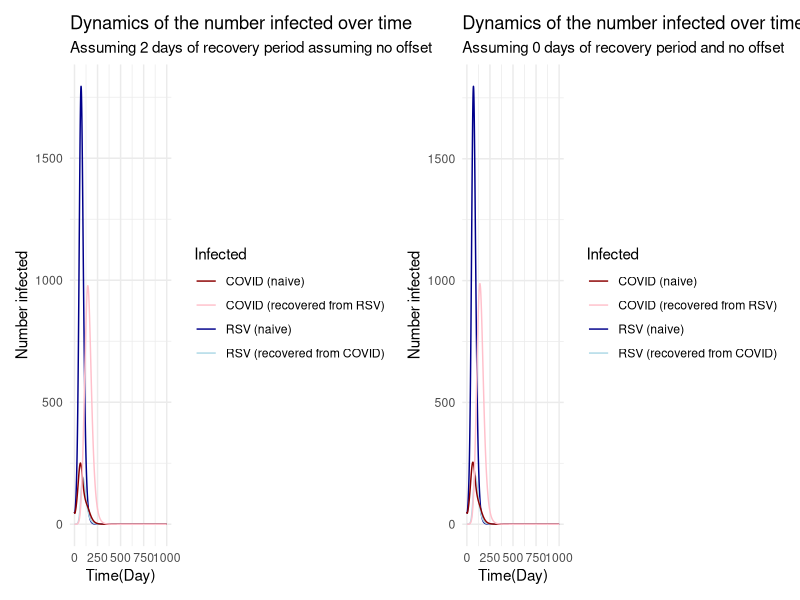
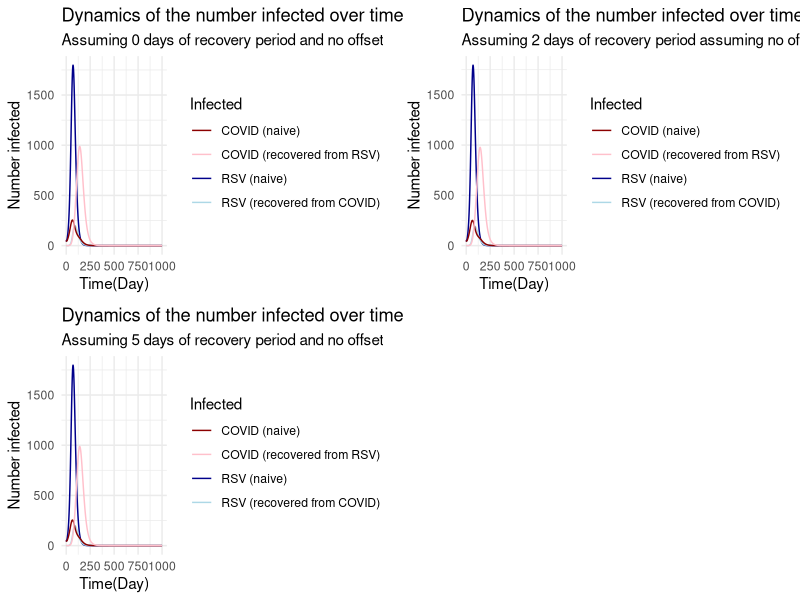
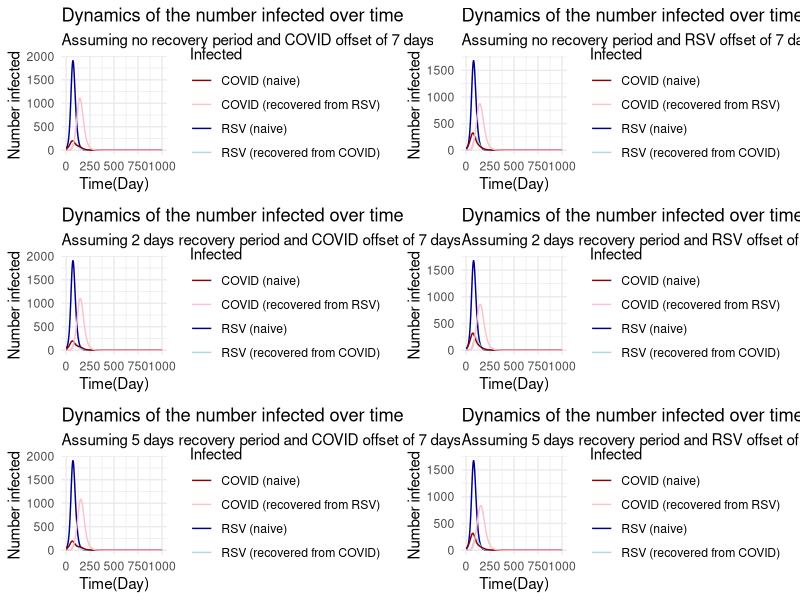
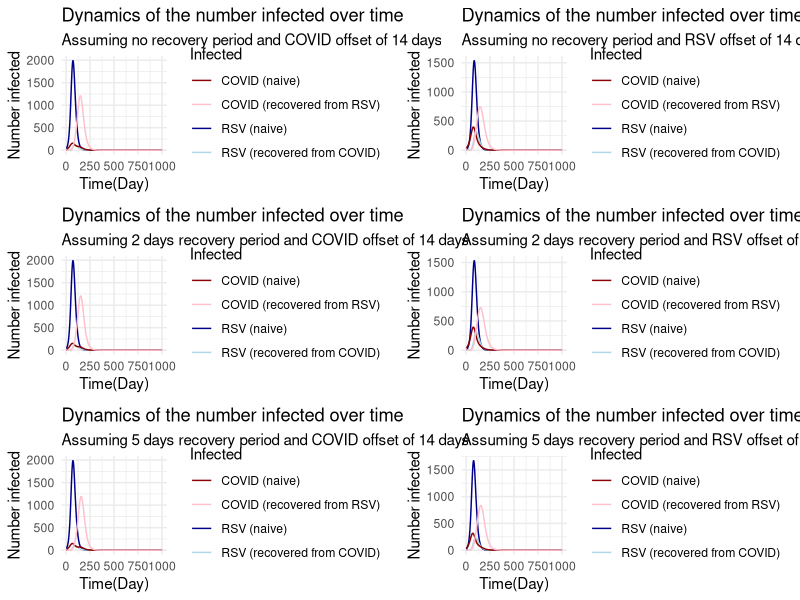

These charts were generated, in order, by the following R code:
#ODE Solver 
library(deSolve)
library(ggplot2)
library(patchwork)
library(ggpubr)


# Model
Two_Infection <- function(t, state, parameters){
  
  with(as.list(c(state,parameters)),{
    #rate of change
    dS  = -beta_1*S*(I_1 + I_21) - beta_2*S*(I_2 + I_12)
    dE_1 = beta_1*S*(I_1 + I_21) - kappa_1*E_1 
    dE_2 = beta_2*S*(I_2 + I_12) - kappa_1*E_2
    dI_1 = kappa_1*E_1 - delta_1*I_1
    dI_2 = kappa_2*E_2 - delta_2*I_2
    dR_1 = delta_1*I_1 - eta_1*R_1 
    dR_2 = delta_2*I_2 - eta_2*R_2
    dS_12 = -beta_2*S_12*(I_2 + I_12) + eta_1*R_1
    dS_21 = -beta_1*S_21*(I_1 + I_21) + eta_2*R_2
    dE_12 = beta_2*S_12*(I_2 + I_12) - kappa_2*E_12
    dE_21 = beta_1*S_21*(I_1 + I_21) - kappa_1*E_21
    dI_12 = kappa_2*E_12 - delta_2*I_12
    dI_21 = kappa_1*E_21 - delta_1*I_21
    dR = delta_1*I_21 + delta_2*I_12
    
    return(list(c(dS, dE_1, dE_2, dI_1, dI_2, dR_1, dR_2,
                  dS_12, dS_21, dE_12, dE_21, dI_12, dI_21, dR)))
    
  })
}

times <- seq(0, 1000, by = 0.01)

# Scenario 1: with viral interference, both start at same time (Recovery period = 2 days; eta_1 = eta_2 = 0.5)
# Parameters
# Initial values
state <- c(S=10000, E_1=0, E_2=0, I_1=50, I_2=50, R_1=0, R_2=0, 
           S_12=0, S_21=0, E_12=0, E_21=0, I_12=0, I_21=0, R=0)

N =  sum(state)
parameters <- list(beta_1=3.0*0.07142857/N, beta_2=2.7*0.07142857/N, kappa_1=0.2, kappa_2=0.1481481, 
                   delta_1=0.07142857, delta_2=0.07142857, eta_1=0.5, eta_2=0.5)


# Model outputs
output<- ode(y = state, times = times, func = Two_Infection, parms = parameters)
df1 <- as.data.frame(output)
df1 <- df1 %>%
  mutate(total_I_1 = I_1 + I_21,
         total_I_2 = I_2 + I_12)

# Plot
## Plot function
plot_I <- function(data){
  ggplot() +
    geom_line(data=data, aes(x=time, y=I_1, col="RSV (naive)")) +
    geom_line(data=data, aes(x=time, y=I_21, col="RSV (recovered from COVID)")) +
    geom_line(data=data, aes(x=time, y=I_2, col="COVID (naive)")) +
    geom_line(data=data, aes(x=time, y=I_12, col="COVID (recovered from RSV)")) +
    scale_color_manual(name = "Infected", 
                       values = c("RSV (naive)" = "darkblue", 
                                  "RSV (recovered from COVID)" = "lightblue",
                                  "COVID (naive)" = "darkred", 
                                  "COVID (recovered from RSV)" = "pink")) +
  
    theme_minimal() +
    labs(title = "Dynamics of the number infected over time",
         y = "Number infected",
         x = "Time(Day)")
}

## Plot scenario 1
p1 <- plot_I(data = df1) + 
  labs(subtitle = "Assuming 2 days of recovery period assuming no offset")

# Scenario 2: no viral interference (Recovery period = 0 days; eta_1 = eta_2 = 1000)

state_2 <- c(S=10000, E_1=0, E_2=0, I_1=50, I_2=50, R_1=0, R_2=0, 
           S_12=0, S_21=0, E_12=0, E_21=0, I_12=0, I_21=0, R=0)

N =  sum(state_2)
par2 <- list(beta_1=3.0*0.07142857/N, beta_2=2.7*0.07142857/N, kappa_1=0.2, kappa_2=0.1481481, 
                   delta_1=0.07142857, delta_2=0.07142857, eta_1 = 1000, eta_2=1000)

output_2 <- ode(y = state, times = times, func = Two_Infection, parms = par2)
df2 <- as.data.frame(output_2)
df2 <- df2 %>%
  mutate(total_I_1 = I_1 + I_21,
         total_I_2 = I_2 + I_12)

## Plot scenario 2
p2 <- plot_I(data = df2) + 
  labs(subtitle = "Assuming 0 days of recovery period and no offset")

plots_to_save <- p1 + p2
ggsave("Figures/Dynamics_hypothetical.png", plot = plots_to_save, width=11, height=4, dpi=300)#ODE Solver 

# Scenario 3: No offset Extended viral interference (Recovery period = 5 days; eta_1 = eta_2 = .2)

state_3 <- c(S=10000, E_1=0, E_2=0, I_1=50, I_2=50, R_1=0, R_2=0, 
             S_12=0, S_21=0, E_12=0, E_21=0, I_12=0, I_21=0, R=0)

N =  sum(state_3)
par3 <- list(beta_1=3.0*0.07142857/N, beta_2=2.7*0.07142857/N, kappa_1=0.2, kappa_2=0.1481481, 
             delta_1=0.07142857, delta_2=0.07142857, eta_1 = .2, eta_2=.2)

output_3 <- ode(y = state, times = times, func = Two_Infection, parms = par3)
df3 <- as.data.frame(output_2)
df3 <- df3 %>%
  mutate(total_I_1 = I_1 + I_21,
         total_I_2 = I_2 + I_12)

## Plot scenario 3
p3 <- plot_I(data = df3) + 
  labs(subtitle = "Assuming 5 days of recovery period and no offset")

plots_to_save <- ggarrange(p2, p1, p3, ncol = 2, nrow =2)
ggsave("Figures/Dynamics_hypothetical_no_offset.png", plot = plots_to_save, width=11, height=4, dpi=300)#ODE Solver 


##Offset 7 days 

#Offset COVID 7 days, recovery = 0 days (eta1 = eta 2 = 1000) 


state <- c(S=10000, E_1=0, E_2=0, I_1=50, I_2=0, R_1=0, R_2=0, 
           S_12=0, S_21=0, E_12=0, E_21=0, I_12=0, I_21=0, R=0)

N =  sum(state)#should be sum of original state or post RSV?
parameters <- list(beta_1=3.0*0.07142857/N, beta_2=2.7*0.07142857/N, kappa_1=0.2, kappa_2=0.1481481, 
                   delta_1=0.07142857, delta_2=0.07142857, eta_1=1000, eta_2=1000)

times = seq(1,1000)

#RSV offset
tau_1 = 0  
#COVID offset
tau_2 = 7
output_offset <- matrix(NA, nrow = length(times), ncol = length(state))
colnames(output_offset) <- names(state)
output_offset[1,] <- state


for(i in 1:length(times)-1){
  
  if (i == tau_1){
    state["I_1"] <-50
    output <- ode(y = state, times = seq(0,1, by = .1), func = Two_Infection, parms = parameters)
  } else if (i == tau_2){
    state["I_2"] <-50
    output <- ode(y = state, times = seq(0,1, by = .1), func = Two_Infection, parms = parameters)
  } else {
    output <- ode(y = state, times = seq(0,1, by = .1), func = Two_Infection, parms = parameters)
  }
  #update state 
  state <- output %>% as.data.frame() 
  state <- output[11,2:15]
  output_offset[i+1,] <- state
  
}
 
# Model outputs
df1_RSV <- as.data.frame(output_offset)
df1_RSV <- df1_RSV %>%
  mutate(total_I_1 = I_1 + I_21,
         total_I_2 = I_2 + I_12) %>% mutate(time = times)

p1_RSV <- plot_I(data = df1_RSV) + 
  labs(subtitle = "Assuming no recovery period and COVID offset of 7 days")


#Offset RSV 7 days, recovery = 0 days (eta1 = eta 2 = 1000) 


state <- c(S=10000, E_1=0, E_2=0, I_1=0, I_2=50, R_1=0, R_2=0, 
           S_12=0, S_21=0, E_12=0, E_21=0, I_12=0, I_21=0, R=0)

N =  sum(state)#should be sum of original state or post RSV?
parameters <- list(beta_1=3.0*0.07142857/N, beta_2=2.7*0.07142857/N, kappa_1=0.2, kappa_2=0.1481481, 
                   delta_1=0.07142857, delta_2=0.07142857, eta_1=1000, eta_2=1000)

times = seq(1,1000)

#RSV offset
tau_1 = 7  
#COVID offset
tau_2 = 0
output_offset <- matrix(NA, nrow = length(times), ncol = length(state))
colnames(output_offset) <- names(state)
output_offset[1,] <- state


for(i in 1:length(times)-1){
  
  if (i == tau_1){
    state["I_1"] <-50
    output <- ode(y = state, times = seq(0,1, by = .1), func = Two_Infection, parms = parameters)
  } else if (i == tau_2){
    state["I_2"] <-50
    output <- ode(y = state, times = seq(0,1, by = .1), func = Two_Infection, parms = parameters)
  } else {
    output <- ode(y = state, times = seq(0,1, by = .1), func = Two_Infection, parms = parameters)
  }
  #update state 
  state <- output %>% as.data.frame() 
  state <- output[11,2:15]
  output_offset[i+1,] <- state
  
}

# Model outputs
df1_COVID <- as.data.frame(output_offset)
df1_COVID <- df1_COVID %>%
  mutate(total_I_1 = I_1 + I_21,
         total_I_2 = I_2 + I_12) %>% mutate(time = times)

p1_COVID <- plot_I(data = df1_COVID) + 
  labs(subtitle = "Assuming no recovery period and RSV offset of 7 days")


#Offset COVID 7 days, recovery = 2 days (eta1 = eta 2 = .5) 


state <- c(S=10000, E_1=0, E_2=0, I_1=50, I_2=0, R_1=0, R_2=0, 
           S_12=0, S_21=0, E_12=0, E_21=0, I_12=0, I_21=0, R=0)

N =  sum(state)#should be sum of original state or post RSV?
parameters <- list(beta_1=3.0*0.07142857/N, beta_2=2.7*0.07142857/N, kappa_1=0.2, kappa_2=0.1481481, 
                   delta_1=0.07142857, delta_2=0.07142857, eta_1=.5, eta_2=.5)

times = seq(1,1000)

#RSV offset
tau_1 = 0
#COVID offset
tau_2 = 7
output_offset <- matrix(NA, nrow = length(times), ncol = length(state))
colnames(output_offset) <- names(state)
output_offset[1,] <- state


for(i in 1:length(times)-1){
  
  if (i == tau_1){
    state["I_1"] <-50
    output <- ode(y = state, times = seq(0,1, by = .1), func = Two_Infection, parms = parameters)
  } else if (i == tau_2){
    state["I_2"] <-50
    output <- ode(y = state, times = seq(0,1, by = .1), func = Two_Infection, parms = parameters)
  } else {
    output <- ode(y = state, times = seq(0,1, by = .1), func = Two_Infection, parms = parameters)
  }
  #update state 
  state <- output %>% as.data.frame() 
  state <- output[11,2:15]
  output_offset[i+1,] <- state
  
}

# Model outputs
df2_RSV <- as.data.frame(output_offset)
df2_RSV <- df2_RSV %>%
  mutate(total_I_1 = I_1 + I_21,
         total_I_2 = I_2 + I_12) %>% mutate(time = times)

p2_RSV <- plot_I(data = df2_RSV) + 
  labs(subtitle = "Assuming 2 days recovery period and COVID offset of 7 days")


#Offset RSV 7 days, recovery = 2 days (eta1 = eta 2 = .5) 


state <- c(S=10000, E_1=0, E_2=0, I_1=0, I_2=50, R_1=0, R_2=0, 
           S_12=0, S_21=0, E_12=0, E_21=0, I_12=0, I_21=0, R=0)

N =  sum(state)#should be sum of original state or post RSV?
parameters <- list(beta_1=3.0*0.07142857/N, beta_2=2.7*0.07142857/N, kappa_1=0.2, kappa_2=0.1481481, 
                   delta_1=0.07142857, delta_2=0.07142857, eta_1=.5, eta_2=.5)

times = seq(1,1000)

#RSV offset
tau_1 = 7
#COVID offset
tau_2 = 0
output_offset <- matrix(NA, nrow = length(times), ncol = length(state))
colnames(output_offset) <- names(state)
output_offset[1,] <- state


for(i in 1:length(times)-1){
  
  if (i == tau_1){
    state["I_1"] <-50
    output <- ode(y = state, times = seq(0,1, by = .1), func = Two_Infection, parms = parameters)
  } else if (i == tau_2){
    state["I_2"] <-50
    output <- ode(y = state, times = seq(0,1, by = .1), func = Two_Infection, parms = parameters)
  } else {
    output <- ode(y = state, times = seq(0,1, by = .1), func = Two_Infection, parms = parameters)
  }
  #update state 
  state <- output %>% as.data.frame() 
  state <- output[11,2:15]
  output_offset[i+1,] <- state
  
}

# Model outputs
df2_COVID  <- as.data.frame(output_offset)
df2_COVID <- df2_COVID %>%
  mutate(total_I_1 = I_1 + I_21,
         total_I_2 = I_2 + I_12) %>% mutate(time = times)

p2_COVID <- plot_I(data = df2_COVID) + 
  labs(subtitle = "Assuming 2 days recovery period and RSV offset of 7 days")

#Offset COVID 7 days, recovery = 5 days (eta1 = eta 2 = .2) 


state <- c(S=10000, E_1=0, E_2=0, I_1=50, I_2=0, R_1=0, R_2=0, 
           S_12=0, S_21=0, E_12=0, E_21=0, I_12=0, I_21=0, R=0)

N =  sum(state)#should be sum of original state or post RSV?
parameters <- list(beta_1=3.0*0.07142857/N, beta_2=2.7*0.07142857/N, kappa_1=0.2, kappa_2=0.1481481, 
                   delta_1=0.07142857, delta_2=0.07142857, eta_1=.2, eta_2=.2)

times = seq(1,1000)

#RSV offset
tau_1 = 0
#COVID offset
tau_2 = 7
output_offset <- matrix(NA, nrow = length(times), ncol = length(state))
colnames(output_offset) <- names(state)
output_offset[1,] <- state


for(i in 1:length(times)-1){
  
  if (i == tau_1){
    state["I_1"] <-50
    output <- ode(y = state, times = seq(0,1, by = .1), func = Two_Infection, parms = parameters)
  } else if (i == tau_2){
    state["I_2"] <-50
    output <- ode(y = state, times = seq(0,1, by = .1), func = Two_Infection, parms = parameters)
  } else {
    output <- ode(y = state, times = seq(0,1, by = .1), func = Two_Infection, parms = parameters)
  }
  #update state 
  state <- output %>% as.data.frame() 
  state <- output[11,2:15]
  output_offset[i+1,] <- state
  
}

# Model outputs
df3_RSV <- as.data.frame(output_offset)
df3_RSV <- df3_RSV %>%
  mutate(total_I_1 = I_1 + I_21,
         total_I_2 = I_2 + I_12) %>% mutate(time = times)

p3_RSV <- plot_I(data = df3_RSV) + 
  labs(subtitle = "Assuming 5 days recovery period and COVID offset of 7 days")

#Offset RSV 7 days, recovery = 5 days (eta1 = eta 2 = .2) 


state <- c(S=10000, E_1=0, E_2=0, I_1=0, I_2=50, R_1=0, R_2=0, 
           S_12=0, S_21=0, E_12=0, E_21=0, I_12=0, I_21=0, R=0)

N =  sum(state)#should be sum of original state or post RSV?
parameters <- list(beta_1=3.0*0.07142857/N, beta_2=2.7*0.07142857/N, kappa_1=0.2, kappa_2=0.1481481, 
                   delta_1=0.07142857, delta_2=0.07142857, eta_1=.2, eta_2=.2)

times = seq(1,1000)

#RSV offset
tau_1 = 7
#COVID offset
tau_2 = 0
output_offset <- matrix(NA, nrow = length(times), ncol = length(state))
colnames(output_offset) <- names(state)
output_offset[1,] <- state


for(i in 1:length(times)-1){
  
  if (i == tau_1){
    state["I_1"] <-50
    output <- ode(y = state, times = seq(0,1, by = .1), func = Two_Infection, parms = parameters)
  } else if (i == tau_2){
    state["I_2"] <-50
    output <- ode(y = state, times = seq(0,1, by = .1), func = Two_Infection, parms = parameters)
  } else {
    output <- ode(y = state, times = seq(0,1, by = .1), func = Two_Infection, parms = parameters)
  }
  #update state 
  state <- output %>% as.data.frame() 
  state <- output[11,2:15]
  output_offset[i+1,] <- state
  
}

# Model outputs
df3_COVID <- as.data.frame(output_offset)
df3_COVID <- df3_COVID %>%
  mutate(total_I_1 = I_1 + I_21,
         total_I_2 = I_2 + I_12) %>% mutate(time = times)

p3_COVID <- plot_I(data = df3_COVID) + 
  labs(subtitle = "Assuming 5 days recovery period and RSV offset of 7 days")


plots_to_save <-ggarrange(p1_RSV,p1_COVID,p2_RSV,p2_COVID,p3_RSV,p3_COVID,ncol = 2, nrow = 3)
ggsave("Figures/Dynamics_hypothetical_7day_offset.png", plot = plots_to_save, width=15, height=12, dpi=300)


##Offset 14 days 

#Offset COVID 14 days, recovery = 0 days (eta1 = eta 2 = 1000) 


state <- c(S=10000, E_1=0, E_2=0, I_1=50, I_2=0, R_1=0, R_2=0, 
           S_12=0, S_21=0, E_12=0, E_21=0, I_12=0, I_21=0, R=0)

N =  sum(state)#should be sum of original state or post RSV?
parameters <- list(beta_1=3.0*0.07142857/N, beta_2=2.7*0.07142857/N, kappa_1=0.2, kappa_2=0.1481481, 
                   delta_1=0.07142857, delta_2=0.07142857, eta_1=1000, eta_2=1000)

times = seq(1,1000)

#RSV offset
tau_1 = 0  
#COVID offset
tau_2 = 14
output_offset <- matrix(NA, nrow = length(times), ncol = length(state))
colnames(output_offset) <- names(state)
output_offset[1,] <- state


for(i in 1:length(times)-1){
  
  if (i == tau_1){
    state["I_1"] <-50
    output <- ode(y = state, times = seq(0,1, by = .1), func = Two_Infection, parms = parameters)
  } else if (i == tau_2){
    state["I_2"] <-50
    output <- ode(y = state, times = seq(0,1, by = .1), func = Two_Infection, parms = parameters)
  } else {
    output <- ode(y = state, times = seq(0,1, by = .1), func = Two_Infection, parms = parameters)
  }
  #update state 
  state <- output %>% as.data.frame() 
  state <- output[11,2:15]
  output_offset[i+1,] <- state
  
}

# Model outputs
df1_RSV <- as.data.frame(output_offset)
df1_RSV <- df1_RSV %>%
  mutate(total_I_1 = I_1 + I_21,
         total_I_2 = I_2 + I_12) %>% mutate(time = times)

p1_RSV <- plot_I(data = df1_RSV) + 
  labs(subtitle = "Assuming no recovery period and COVID offset of 14 days")


#Offset RSV 14 days, recovery = 0 days (eta1 = eta 2 = 1000) 


state <- c(S=10000, E_1=0, E_2=0, I_1=0, I_2=50, R_1=0, R_2=0, 
           S_12=0, S_21=0, E_12=0, E_21=0, I_12=0, I_21=0, R=0)

N =  sum(state)#should be sum of original state or post RSV?
parameters <- list(beta_1=3.0*0.07142857/N, beta_2=2.7*0.07142857/N, kappa_1=0.2, kappa_2=0.1481481, 
                   delta_1=0.07142857, delta_2=0.07142857, eta_1=1000, eta_2=1000)

times = seq(1,1000)

#RSV offset
tau_1 = 14  
#COVID offset
tau_2 = 0
output_offset <- matrix(NA, nrow = length(times), ncol = length(state))
colnames(output_offset) <- names(state)
output_offset[1,] <- state


for(i in 1:length(times)-1){
  
  if (i == tau_1){
    state["I_1"] <-50
    output <- ode(y = state, times = seq(0,1, by = .1), func = Two_Infection, parms = parameters)
  } else if (i == tau_2){
    state["I_2"] <-50
    output <- ode(y = state, times = seq(0,1, by = .1), func = Two_Infection, parms = parameters)
  } else {
    output <- ode(y = state, times = seq(0,1, by = .1), func = Two_Infection, parms = parameters)
  }
  #update state 
  state <- output %>% as.data.frame() 
  state <- output[11,2:15]
  output_offset[i+1,] <- state
  
}

# Model outputs
df1_COVID <- as.data.frame(output_offset)
df1_COVID <- df1_COVID %>%
  mutate(total_I_1 = I_1 + I_21,
         total_I_2 = I_2 + I_12) %>% mutate(time = times)

p1_COVID <- plot_I(data = df1_COVID) + 
  labs(subtitle = "Assuming no recovery period and RSV offset of 14 days")


#Offset COVID 14 days, recovery = 2 days (eta1 = eta 2 = .5) 


state <- c(S=10000, E_1=0, E_2=0, I_1=50, I_2=0, R_1=0, R_2=0, 
           S_12=0, S_21=0, E_12=0, E_21=0, I_12=0, I_21=0, R=0)

N =  sum(state)#should be sum of original state or post RSV?
parameters <- list(beta_1=3.0*0.07142857/N, beta_2=2.7*0.07142857/N, kappa_1=0.2, kappa_2=0.1481481, 
                   delta_1=0.07142857, delta_2=0.07142857, eta_1=.5, eta_2=.5)

times = seq(1,1000)

#RSV offset
tau_1 = 0
#COVID offset
tau_2 = 14
output_offset <- matrix(NA, nrow = length(times), ncol = length(state))
colnames(output_offset) <- names(state)
output_offset[1,] <- state


for(i in 1:length(times)-1){
  
  if (i == tau_1){
    state["I_1"] <-50
    output <- ode(y = state, times = seq(0,1, by = .1), func = Two_Infection, parms = parameters)
  } else if (i == tau_2){
    state["I_2"] <-50
    output <- ode(y = state, times = seq(0,1, by = .1), func = Two_Infection, parms = parameters)
  } else {
    output <- ode(y = state, times = seq(0,1, by = .1), func = Two_Infection, parms = parameters)
  }
  #update state 
  state <- output %>% as.data.frame() 
  state <- output[11,2:15]
  output_offset[i+1,] <- state
  
}

# Model outputs
df2_RSV <- as.data.frame(output_offset)
df2_RSV <- df2_RSV %>%
  mutate(total_I_1 = I_1 + I_21,
         total_I_2 = I_2 + I_12) %>% mutate(time = times)

p2_RSV <- plot_I(data = df2_RSV) + 
  labs(subtitle = "Assuming 2 days recovery period and COVID offset of 14 days")


#Offset RSV 14 days, recovery = 2 days (eta1 = eta 2 = .5) 


state <- c(S=10000, E_1=0, E_2=0, I_1=0, I_2=50, R_1=0, R_2=0, 
           S_12=0, S_21=0, E_12=0, E_21=0, I_12=0, I_21=0, R=0)

N =  sum(state)#should be sum of original state or post RSV?
parameters <- list(beta_1=3.0*0.07142857/N, beta_2=2.7*0.07142857/N, kappa_1=0.2, kappa_2=0.1481481, 
                   delta_1=0.07142857, delta_2=0.07142857, eta_1=.5, eta_2=.5)

times = seq(1,1000)

#RSV offset
tau_1 = 14
#COVID offset
tau_2 = 0
output_offset <- matrix(NA, nrow = length(times), ncol = length(state))
colnames(output_offset) <- names(state)
output_offset[1,] <- state


for(i in 1:length(times)-1){
  
  if (i == tau_1){
    state["I_1"] <-50
    output <- ode(y = state, times = seq(0,1, by = .1), func = Two_Infection, parms = parameters)
  } else if (i == tau_2){
    state["I_2"] <-50
    output <- ode(y = state, times = seq(0,1, by = .1), func = Two_Infection, parms = parameters)
  } else {
    output <- ode(y = state, times = seq(0,1, by = .1), func = Two_Infection, parms = parameters)
  }
  #update state 
  state <- output %>% as.data.frame() 
  state <- output[11,2:15]
  output_offset[i+1,] <- state
  
}

# Model outputs
df2_COVID  <- as.data.frame(output_offset)
df2_COVID <- df2_COVID %>%
  mutate(total_I_1 = I_1 + I_21,
         total_I_2 = I_2 + I_12) %>% mutate(time = times)

p2_COVID <- plot_I(data = df2_COVID) + 
  labs(subtitle = "Assuming 2 days recovery period and RSV offset of 14 days")

#Offset COVID 7 days, recovery = 5 days (eta1 = eta 2 = .2) 


state <- c(S=10000, E_1=0, E_2=0, I_1=50, I_2=0, R_1=0, R_2=0, 
           S_12=0, S_21=0, E_12=0, E_21=0, I_12=0, I_21=0, R=0)

N =  sum(state)#should be sum of original state or post RSV?
parameters <- list(beta_1=3.0*0.07142857/N, beta_2=2.7*0.07142857/N, kappa_1=0.2, kappa_2=0.1481481, 
                   delta_1=0.07142857, delta_2=0.07142857, eta_1=.2, eta_2=.2)

times = seq(1,1000)

#RSV offset
tau_1 = 0
#COVID offset
tau_2 = 14
output_offset <- matrix(NA, nrow = length(times), ncol = length(state))
colnames(output_offset) <- names(state)
output_offset[1,] <- state


for(i in 1:length(times)-1){
  
  if (i == tau_1){
    state["I_1"] <-50
    output <- ode(y = state, times = seq(0,1, by = .1), func = Two_Infection, parms = parameters)
  } else if (i == tau_2){
    state["I_2"] <-50
    output <- ode(y = state, times = seq(0,1, by = .1), func = Two_Infection, parms = parameters)
  } else {
    output <- ode(y = state, times = seq(0,1, by = .1), func = Two_Infection, parms = parameters)
  }
  #update state 
  state <- output %>% as.data.frame() 
  state <- output[11,2:15]
  output_offset[i+1,] <- state
  
}

# Model outputs
df3_RSV <- as.data.frame(output_offset)
df3_RSV <- df3_RSV %>%
  mutate(total_I_1 = I_1 + I_21,
         total_I_2 = I_2 + I_12) %>% mutate(time = times)

p3_RSV <- plot_I(data = df3_RSV) + 
  labs(subtitle = "Assuming 5 days recovery period and COVID offset of 14 days")

#Offset RSV 7 days, recovery = 5 days (eta1 = eta 2 = .2) 


state <- c(S=10000, E_1=0, E_2=0, I_1=0, I_2=50, R_1=0, R_2=0, 
           S_12=0, S_21=0, E_12=0, E_21=0, I_12=0, I_21=0, R=0)

N =  sum(state)#should be sum of original state or post RSV?
parameters <- list(beta_1=3.0*0.07142857/N, beta_2=2.7*0.07142857/N, kappa_1=0.2, kappa_2=0.1481481, 
                   delta_1=0.07142857, delta_2=0.07142857, eta_1=.2, eta_2=.2)

times = seq(1,1000)

#RSV offset
tau_1 = 7
#COVID offset
tau_2 = 0
output_offset <- matrix(NA, nrow = length(times), ncol = length(state))
colnames(output_offset) <- names(state)
output_offset[1,] <- state


for(i in 1:length(times)-1){
  
  if (i == tau_1){
    state["I_1"] <-50
    output <- ode(y = state, times = seq(0,1, by = .1), func = Two_Infection, parms = parameters)
  } else if (i == tau_2){
    state["I_2"] <-50
    output <- ode(y = state, times = seq(0,1, by = .1), func = Two_Infection, parms = parameters)
  } else {
    output <- ode(y = state, times = seq(0,1, by = .1), func = Two_Infection, parms = parameters)
  }
  #update state 
  state <- output %>% as.data.frame() 
  state <- output[11,2:15]
  output_offset[i+1,] <- state
  
}

# Model outputs
df3_COVID <- as.data.frame(output_offset)
df3_COVID <- df3_COVID %>%
  mutate(total_I_1 = I_1 + I_21,
         total_I_2 = I_2 + I_12) %>% mutate(time = times)

p3_COVID <- plot_I(data = df3_COVID) + 
  labs(subtitle = "Assuming 5 days recovery period and RSV offset of 14 days")


plots_to_save <-ggarrange(p1_RSV,p1_COVID,p2_RSV,p2_COVID,p3_RSV,p3_COVID,ncol = 2, nrow = 3)
ggsave("Figures/Dynamics_hypothetical_14day_offset.png", plot = plots_to_save, width=15, height=12, dpi=300)
